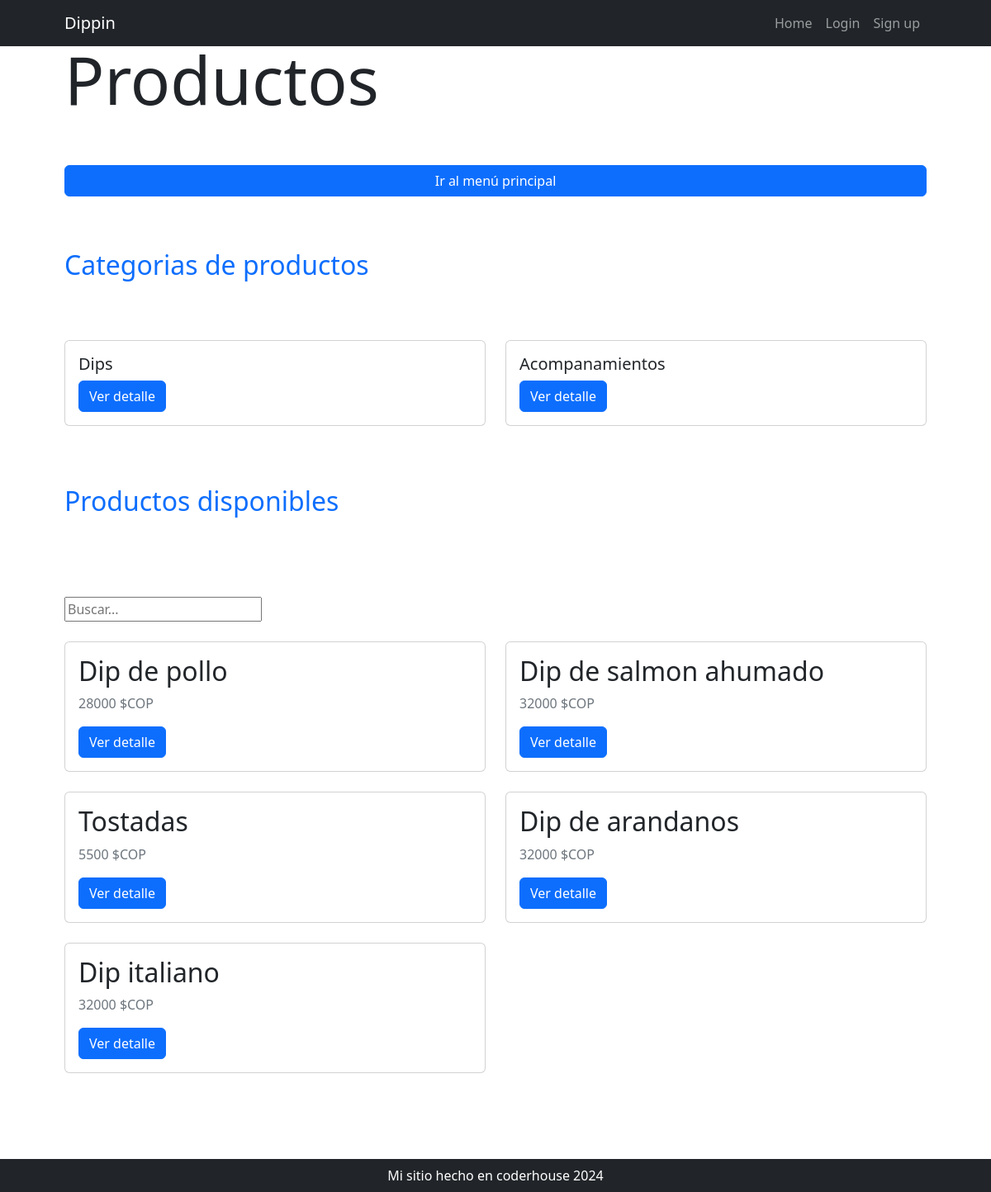
Page /producto/home/ on the earlier database version.
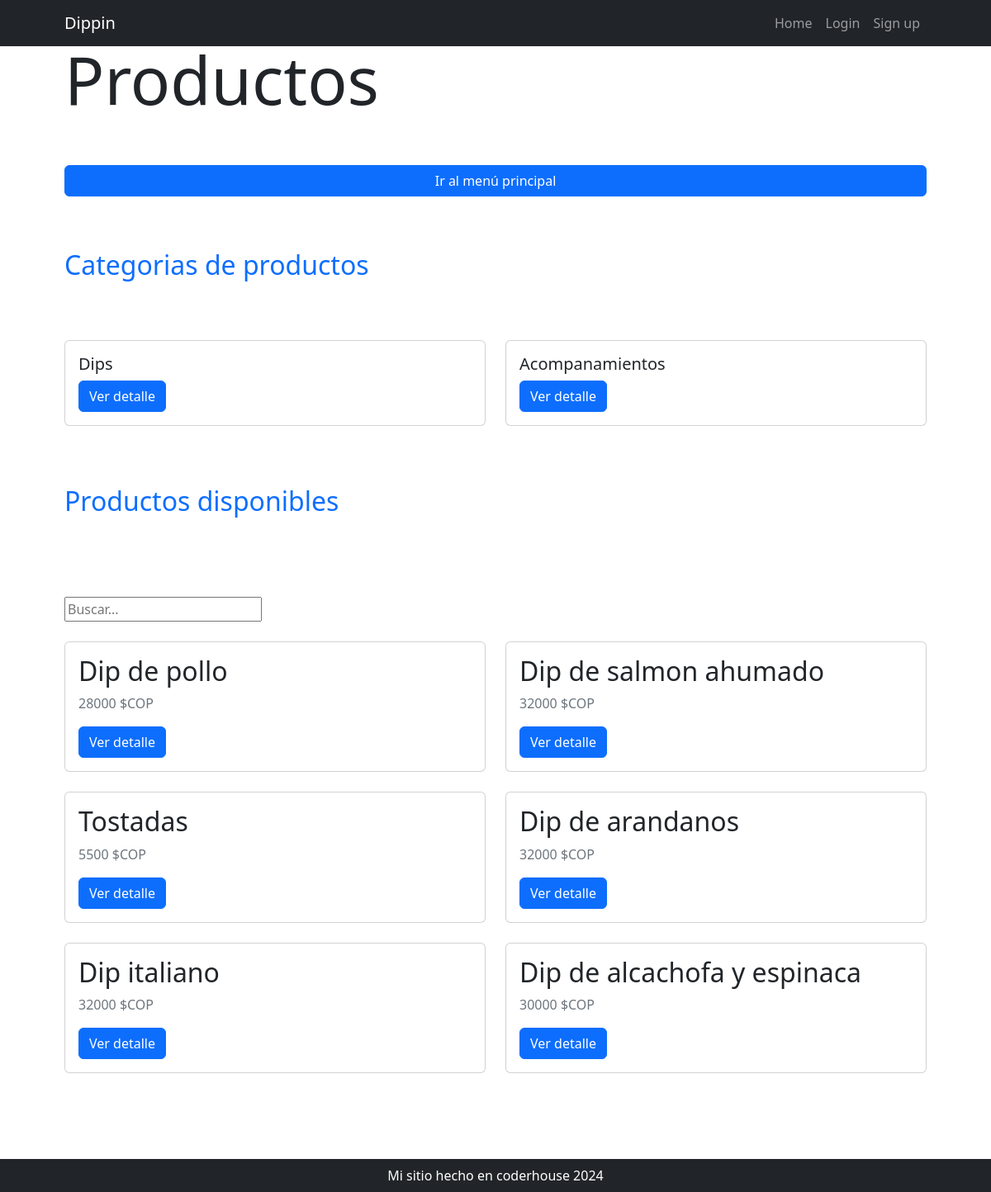
Same page on the later database version.
### producto/models.py (models this page shows, shortened)
class ProductoCategoria(models.Model):
    nombre = models.CharField(max_length=200, unique=True)
    descripcion = models.CharField(max_length=250, null=True, blank = True, verbose_name="descripcion")
    class Meta:
        verbose_name="categoria de productos"
        verbose_name_plural="categorias de productos"

class Producto(models.Model):
    categoria_producto = models.ForeignKey(ProductoCategoria, on_delete=models.SET_NULL, blank=True, null=True, verbose_name="Categoria de producto")
    nombre = models.CharField(max_length=200, unique=True)
    descripcion = models.CharField(max_length=250, null=True, blank = True, verbose_name="descripcion")
    precio = models.PositiveIntegerField()
    stock_disponible=models.FloatField(default=0)
    imagen = models.ImageField(upload_to="imagenes/", null=True, blank=True)
    fecha_actualizacion = models.DateField(null=True, blank=True, default=timezone.now, editable=False, verbose_name="Fecha de actualizacion")
    class Meta:
        verbose_name="producto"
        verbose_name_plural="productos"

### producto/views.py (the view)
# urls.py: path("home/", views.home, name="home"),
def home(request):
    consulta_productos = request.GET.get("consulta_productos", None)
    if consulta_productos:
        print(consulta_productos)
        query = models.Producto.objects.filter(nombre__icontains=consulta_productos)
    else:
        query = models.Producto.objects.all()
    consulta_categorias = models.ProductoCategoria.objects.all()
    context = {"categorias":consulta_categorias, "productos":query}
    return render(request, "producto/index.html", context)

### producto/templates/producto/index.html (shortened to what this page needs)
{% extends 'core/base.html' %}
{% block titulo %}
{% include 'core/components/titulo1.html' with titulo="Productos" %}
{% endblock titulo %}
{% block contenido %}
<div class="d-flex flex-column">
    <a href="{% url 'core:home' %}" class="btn btn-primary mb-3">Ir al menú principal</a>
</div>
<div class="row align-items-center my-5">
    <h1 class="pb-lg-3 text-primary fs-2">
        Categorias de productos
    </h1>
</div>
<div class="row row-cols-1 row-cols-md-2">
    {% for categoria in categorias %}
        <div class="col mb-4">
            <div class="card">
                <div class="card-body">
                    <h5 class="card-title">{{ categoria.nombre }}</h5>
                    <a href="{% url 'producto:categoria_detail' categoria.id %}" class="btn btn-primary ">Ver detalle</a>
                </div>
            </div>
        </div>
    {% endfor %}
</div>
<div class="row align-items-center my-5">
    <h1 class="pb-lg-3 text-primary fs-2">
        Productos disponibles
    </h1>
</div>
<div class="py-lg-4">
    <form action="{% url 'producto:home' %}" method="get">
        <input type="text" name="consulta_productos" placeholder="Buscar...">
    </form>
</div>
<div class="row row-cols-1 row-cols-md-2">
    {% for producto in productos %}
        <div class="col mb-4">
            <div class="card">
                <div class="card-body">
                    <h2 class="card-title">{{ producto.nombre }}</h2>
                    <p class="card-text text-muted">{{ producto.precio }} $COP</p>
                    <a href="{% url 'producto:producto_detail' producto.id %}" class="btn btn-primary ">Ver detalle</a>
                </div>
            </div>
        </div>
    {% endfor %}
</div>
<div class="row align-items-center my-5">
    <h1 class="pb-lg-3 text-primary fs-2">
    </h1>
</div>
{% endblock contenido %}

Differences in the rows shown:
added Producto: nombre "Dip de alcachofa y espinaca", precio "30000"
